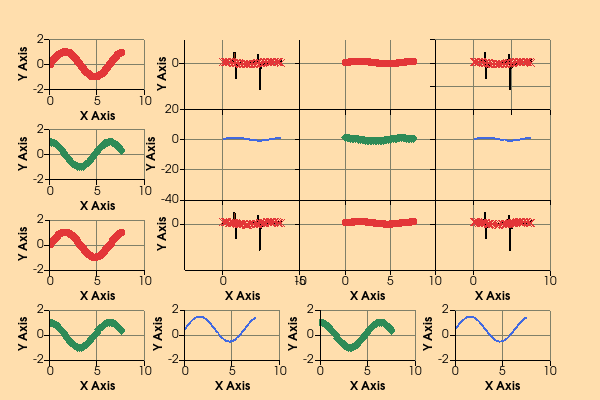

Here is the Python script that generated this plot:
#!/usr/bin/env python
# Demonstrate a 4x4 chart matrix with colored plots using vtkNamedColors.

import math

import vtkmodules.vtkInteractionStyle  # noqa: F401
import vtkmodules.vtkRenderingContextOpenGL2  # noqa: F401
import vtkmodules.vtkRenderingOpenGL2  # noqa: F401

from vtkmodules.vtkChartsCore import vtkChartMatrix, vtkChartXY, vtkPlotPoints
from vtkmodules.vtkCommonColor import vtkNamedColors
from vtkmodules.vtkCommonCore import vtkFloatArray
from vtkmodules.vtkCommonDataModel import vtkTable, vtkVector2f, vtkVector2i
from vtkmodules.vtkRenderingContext2D import vtkContextActor
from vtkmodules.vtkRenderingCore import (
    vtkRenderWindow,
    vtkRenderWindowInteractor,
    vtkRenderer,
)

colors = vtkNamedColors()

# Create a table with some points in it.
table = vtkTable()
arr_x = vtkFloatArray()
arr_x.SetName("X Axis")
table.AddColumn(arr_x)
arr_c = vtkFloatArray()
arr_c.SetName("Cosine")
table.AddColumn(arr_c)
arr_s = vtkFloatArray()
arr_s.SetName("Sine")
table.AddColumn(arr_s)
arr_s2 = vtkFloatArray()
arr_s2.SetName("Sine2")
table.AddColumn(arr_s2)
tangent = vtkFloatArray()
tangent.SetName("Tangent")
table.AddColumn(tangent)

num_points = 42
inc = 7.5 / (num_points - 1)
table.SetNumberOfRows(num_points)
for i in range(num_points):
    table.SetValue(i, 0, i * inc)
    table.SetValue(i, 1, math.cos(i * inc))
    table.SetValue(i, 2, math.sin(i * inc))
    table.SetValue(i, 3, math.sin(i * inc) + 0.5)
    table.SetValue(i, 4, math.tan(i * inc))

m, n = 4, 4
matrix = vtkChartMatrix()
matrix.SetSize(vtkVector2i(m, n))
matrix.SetGutter(vtkVector2f(40, 40))

warm_grey = colors.GetColor3d("warm_grey")
sea_green = colors.GetColor3ub("sea_green")
rose_madder = colors.GetColor3ub("rose_madder")
dark_orange = colors.GetColor3ub("dark_orange")
burnt_sienna = colors.GetColor3ub("burnt_sienna")
royal_blue = colors.GetColor3ub("royal_blue")

# Quadrant (i=0, j=0).
chart_00_ll = matrix.GetChart(vtkVector2i(0, 0))
plot_00_ll = chart_00_ll.AddPlot(vtkChartXY.POINTS)
plot_00_ll.SetInputData(table, 0, 1)
vtkPlotPoints.SafeDownCast(plot_00_ll).SetMarkerStyle(vtkPlotPoints.DIAMOND)
plot_00_ll.GetXAxis().GetGridPen().SetColorF(warm_grey.GetRed(), warm_grey.GetGreen(), warm_grey.GetBlue())
plot_00_ll.GetYAxis().GetGridPen().SetColorF(warm_grey.GetRed(), warm_grey.GetGreen(), warm_grey.GetBlue())
plot_00_ll.SetColor(sea_green.GetRed(), sea_green.GetGreen(), sea_green.GetBlue(), 255)

chart_00_ul = matrix.GetChart(vtkVector2i(0, 1))
plot_00_ul = chart_00_ul.AddPlot(vtkChartXY.POINTS)
plot_00_ul.SetInputData(table, 0, 2)
plot_00_ul.GetXAxis().GetGridPen().SetColorF(warm_grey.GetRed(), warm_grey.GetGreen(), warm_grey.GetBlue())
plot_00_ul.GetYAxis().GetGridPen().SetColorF(warm_grey.GetRed(), warm_grey.GetGreen(), warm_grey.GetBlue())
plot_00_ul.SetColor(rose_madder.GetRed(), rose_madder.GetGreen(), rose_madder.GetBlue(), 255)

chart_00_lr = matrix.GetChart(vtkVector2i(1, 0))
plot_00_lr = chart_00_lr.AddPlot(vtkChartXY.LINE)
plot_00_lr.SetInputData(table, 0, 3)
plot_00_lr.GetXAxis().GetGridPen().SetColorF(warm_grey.GetRed(), warm_grey.GetGreen(), warm_grey.GetBlue())
plot_00_lr.GetYAxis().GetGridPen().SetColorF(warm_grey.GetRed(), warm_grey.GetGreen(), warm_grey.GetBlue())
plot_00_lr.SetColor(dark_orange.GetRed(), dark_orange.GetGreen(), dark_orange.GetBlue(), 255)

chart_00_ur = matrix.GetChart(vtkVector2i(1, 1))
plot_00_ur_bar = chart_00_ur.AddPlot(vtkChartXY.BAR)
plot_00_ur_bar.SetInputData(table, 0, 4)
plot_00_ur_bar.GetXAxis().GetGridPen().SetColorF(warm_grey.GetRed(), warm_grey.GetGreen(), warm_grey.GetBlue())
plot_00_ur_bar.GetYAxis().GetGridPen().SetColorF(warm_grey.GetRed(), warm_grey.GetGreen(), warm_grey.GetBlue())
plot_00_ur_bar.SetColor(burnt_sienna.GetRed(), burnt_sienna.GetGreen(), burnt_sienna.GetBlue(), 255)
plot_00_ur_pts = chart_00_ur.AddPlot(vtkChartXY.POINTS)
plot_00_ur_pts.SetInputData(table, 0, 1)
vtkPlotPoints.SafeDownCast(plot_00_ur_pts).SetMarkerStyle(vtkPlotPoints.CROSS)
plot_00_ur_pts.GetXAxis().GetGridPen().SetColorF(warm_grey.GetRed(), warm_grey.GetGreen(), warm_grey.GetBlue())
plot_00_ur_pts.GetYAxis().GetGridPen().SetColorF(warm_grey.GetRed(), warm_grey.GetGreen(), warm_grey.GetBlue())
plot_00_ur_pts.SetColor(rose_madder.GetRed(), rose_madder.GetGreen(), rose_madder.GetBlue(), 255)

chart_00_lr2 = matrix.GetChart(vtkVector2i(1, 0))
plot_00_lr2a = chart_00_lr2.AddPlot(vtkChartXY.LINE)
plot_00_lr2a.SetInputData(table, 0, 3)
plot_00_lr2a.GetXAxis().GetGridPen().SetColorF(warm_grey.GetRed(), warm_grey.GetGreen(), warm_grey.GetBlue())
plot_00_lr2a.GetYAxis().GetGridPen().SetColorF(warm_grey.GetRed(), warm_grey.GetGreen(), warm_grey.GetBlue())
plot_00_lr2a.SetColor(dark_orange.GetRed(), dark_orange.GetGreen(), dark_orange.GetBlue(), 255)
plot_00_lr2b = chart_00_lr2.AddPlot(vtkChartXY.LINE)
plot_00_lr2b.SetInputData(table, 0, 3)
plot_00_lr2b.GetXAxis().GetGridPen().SetColorF(warm_grey.GetRed(), warm_grey.GetGreen(), warm_grey.GetBlue())
plot_00_lr2b.GetYAxis().GetGridPen().SetColorF(warm_grey.GetRed(), warm_grey.GetGreen(), warm_grey.GetBlue())
plot_00_lr2b.SetColor(royal_blue.GetRed(), royal_blue.GetGreen(), royal_blue.GetBlue(), 255)

# Quadrant (i=0, j=2).
chart_02_ll = matrix.GetChart(vtkVector2i(0, 2))
plot_02_ll = chart_02_ll.AddPlot(vtkChartXY.POINTS)
plot_02_ll.SetInputData(table, 0, 1)
vtkPlotPoints.SafeDownCast(plot_02_ll).SetMarkerStyle(vtkPlotPoints.DIAMOND)
plot_02_ll.GetXAxis().GetGridPen().SetColorF(warm_grey.GetRed(), warm_grey.GetGreen(), warm_grey.GetBlue())
plot_02_ll.GetYAxis().GetGridPen().SetColorF(warm_grey.GetRed(), warm_grey.GetGreen(), warm_grey.GetBlue())
plot_02_ll.SetColor(sea_green.GetRed(), sea_green.GetGreen(), sea_green.GetBlue(), 255)

chart_02_ul = matrix.GetChart(vtkVector2i(0, 3))
plot_02_ul = chart_02_ul.AddPlot(vtkChartXY.POINTS)
plot_02_ul.SetInputData(table, 0, 2)
plot_02_ul.GetXAxis().GetGridPen().SetColorF(warm_grey.GetRed(), warm_grey.GetGreen(), warm_grey.GetBlue())
plot_02_ul.GetYAxis().GetGridPen().SetColorF(warm_grey.GetRed(), warm_grey.GetGreen(), warm_grey.GetBlue())
plot_02_ul.SetColor(rose_madder.GetRed(), rose_madder.GetGreen(), rose_madder.GetBlue(), 255)

chart_02_lr = matrix.GetChart(vtkVector2i(1, 2))
plot_02_lr = chart_02_lr.AddPlot(vtkChartXY.LINE)
plot_02_lr.SetInputData(table, 0, 3)
plot_02_lr.GetXAxis().GetGridPen().SetColorF(warm_grey.GetRed(), warm_grey.GetGreen(), warm_grey.GetBlue())
plot_02_lr.GetYAxis().GetGridPen().SetColorF(warm_grey.GetRed(), warm_grey.GetGreen(), warm_grey.GetBlue())
plot_02_lr.SetColor(dark_orange.GetRed(), dark_orange.GetGreen(), dark_orange.GetBlue(), 255)

chart_02_ur = matrix.GetChart(vtkVector2i(1, 3))
plot_02_ur_bar = chart_02_ur.AddPlot(vtkChartXY.BAR)
plot_02_ur_bar.SetInputData(table, 0, 4)
plot_02_ur_bar.GetXAxis().GetGridPen().SetColorF(warm_grey.GetRed(), warm_grey.GetGreen(), warm_grey.GetBlue())
plot_02_ur_bar.GetYAxis().GetGridPen().SetColorF(warm_grey.GetRed(), warm_grey.GetGreen(), warm_grey.GetBlue())
plot_02_ur_bar.SetColor(burnt_sienna.GetRed(), burnt_sienna.GetGreen(), burnt_sienna.GetBlue(), 255)
plot_02_ur_pts = chart_02_ur.AddPlot(vtkChartXY.POINTS)
plot_02_ur_pts.SetInputData(table, 0, 1)
vtkPlotPoints.SafeDownCast(plot_02_ur_pts).SetMarkerStyle(vtkPlotPoints.CROSS)
plot_02_ur_pts.GetXAxis().GetGridPen().SetColorF(warm_grey.GetRed(), warm_grey.GetGreen(), warm_grey.GetBlue())
plot_02_ur_pts.GetYAxis().GetGridPen().SetColorF(warm_grey.GetRed(), warm_grey.GetGreen(), warm_grey.GetBlue())
plot_02_ur_pts.SetColor(rose_madder.GetRed(), rose_madder.GetGreen(), rose_madder.GetBlue(), 255)

chart_02_lr2 = matrix.GetChart(vtkVector2i(1, 2))
plot_02_lr2a = chart_02_lr2.AddPlot(vtkChartXY.LINE)
plot_02_lr2a.SetInputData(table, 0, 3)
plot_02_lr2a.GetXAxis().GetGridPen().SetColorF(warm_grey.GetRed(), warm_grey.GetGreen(), warm_grey.GetBlue())
plot_02_lr2a.GetYAxis().GetGridPen().SetColorF(warm_grey.GetRed(), warm_grey.GetGreen(), warm_grey.GetBlue())
plot_02_lr2a.SetColor(dark_orange.GetRed(), dark_orange.GetGreen(), dark_orange.GetBlue(), 255)
plot_02_lr2b = chart_02_lr2.AddPlot(vtkChartXY.LINE)
plot_02_lr2b.SetInputData(table, 0, 3)
plot_02_lr2b.GetXAxis().GetGridPen().SetColorF(warm_grey.GetRed(), warm_grey.GetGreen(), warm_grey.GetBlue())
plot_02_lr2b.GetYAxis().GetGridPen().SetColorF(warm_grey.GetRed(), warm_grey.GetGreen(), warm_grey.GetBlue())
plot_02_lr2b.SetColor(royal_blue.GetRed(), royal_blue.GetGreen(), royal_blue.GetBlue(), 255)

# Quadrant (i=2, j=0).
chart_20_ll = matrix.GetChart(vtkVector2i(2, 0))
plot_20_ll = chart_20_ll.AddPlot(vtkChartXY.POINTS)
plot_20_ll.SetInputData(table, 0, 1)
vtkPlotPoints.SafeDownCast(plot_20_ll).SetMarkerStyle(vtkPlotPoints.DIAMOND)
plot_20_ll.GetXAxis().GetGridPen().SetColorF(warm_grey.GetRed(), warm_grey.GetGreen(), warm_grey.GetBlue())
plot_20_ll.GetYAxis().GetGridPen().SetColorF(warm_grey.GetRed(), warm_grey.GetGreen(), warm_grey.GetBlue())
plot_20_ll.SetColor(sea_green.GetRed(), sea_green.GetGreen(), sea_green.GetBlue(), 255)

chart_20_ul = matrix.GetChart(vtkVector2i(2, 1))
plot_20_ul = chart_20_ul.AddPlot(vtkChartXY.POINTS)
plot_20_ul.SetInputData(table, 0, 2)
plot_20_ul.GetXAxis().GetGridPen().SetColorF(warm_grey.GetRed(), warm_grey.GetGreen(), warm_grey.GetBlue())
plot_20_ul.GetYAxis().GetGridPen().SetColorF(warm_grey.GetRed(), warm_grey.GetGreen(), warm_grey.GetBlue())
plot_20_ul.SetColor(rose_madder.GetRed(), rose_madder.GetGreen(), rose_madder.GetBlue(), 255)

chart_20_lr = matrix.GetChart(vtkVector2i(3, 0))
plot_20_lr = chart_20_lr.AddPlot(vtkChartXY.LINE)
plot_20_lr.SetInputData(table, 0, 3)
plot_20_lr.GetXAxis().GetGridPen().SetColorF(warm_grey.GetRed(), warm_grey.GetGreen(), warm_grey.GetBlue())
plot_20_lr.GetYAxis().GetGridPen().SetColorF(warm_grey.GetRed(), warm_grey.GetGreen(), warm_grey.GetBlue())
plot_20_lr.SetColor(dark_orange.GetRed(), dark_orange.GetGreen(), dark_orange.GetBlue(), 255)

chart_20_ur = matrix.GetChart(vtkVector2i(3, 1))
plot_20_ur_bar = chart_20_ur.AddPlot(vtkChartXY.BAR)
plot_20_ur_bar.SetInputData(table, 0, 4)
plot_20_ur_bar.GetXAxis().GetGridPen().SetColorF(warm_grey.GetRed(), warm_grey.GetGreen(), warm_grey.GetBlue())
plot_20_ur_bar.GetYAxis().GetGridPen().SetColorF(warm_grey.GetRed(), warm_grey.GetGreen(), warm_grey.GetBlue())
plot_20_ur_bar.SetColor(burnt_sienna.GetRed(), burnt_sienna.GetGreen(), burnt_sienna.GetBlue(), 255)
plot_20_ur_pts = chart_20_ur.AddPlot(vtkChartXY.POINTS)
plot_20_ur_pts.SetInputData(table, 0, 1)
vtkPlotPoints.SafeDownCast(plot_20_ur_pts).SetMarkerStyle(vtkPlotPoints.CROSS)
plot_20_ur_pts.GetXAxis().GetGridPen().SetColorF(warm_grey.GetRed(), warm_grey.GetGreen(), warm_grey.GetBlue())
plot_20_ur_pts.GetYAxis().GetGridPen().SetColorF(warm_grey.GetRed(), warm_grey.GetGreen(), warm_grey.GetBlue())
plot_20_ur_pts.SetColor(rose_madder.GetRed(), rose_madder.GetGreen(), rose_madder.GetBlue(), 255)

chart_20_lr2 = matrix.GetChart(vtkVector2i(3, 0))
plot_20_lr2a = chart_20_lr2.AddPlot(vtkChartXY.LINE)
plot_20_lr2a.SetInputData(table, 0, 3)
plot_20_lr2a.GetXAxis().GetGridPen().SetColorF(warm_grey.GetRed(), warm_grey.GetGreen(), warm_grey.GetBlue())
plot_20_lr2a.GetYAxis().GetGridPen().SetColorF(warm_grey.GetRed(), warm_grey.GetGreen(), warm_grey.GetBlue())
plot_20_lr2a.SetColor(dark_orange.GetRed(), dark_orange.GetGreen(), dark_orange.GetBlue(), 255)
plot_20_lr2b = chart_20_lr2.AddPlot(vtkChartXY.LINE)
plot_20_lr2b.SetInputData(table, 0, 3)
plot_20_lr2b.GetXAxis().GetGridPen().SetColorF(warm_grey.GetRed(), warm_grey.GetGreen(), warm_grey.GetBlue())
plot_20_lr2b.GetYAxis().GetGridPen().SetColorF(warm_grey.GetRed(), warm_grey.GetGreen(), warm_grey.GetBlue())
plot_20_lr2b.SetColor(royal_blue.GetRed(), royal_blue.GetGreen(), royal_blue.GetBlue(), 255)

# Quadrant (i=2, j=2).
chart_22_ll = matrix.GetChart(vtkVector2i(2, 2))
plot_22_ll = chart_22_ll.AddPlot(vtkChartXY.POINTS)
plot_22_ll.SetInputData(table, 0, 1)
vtkPlotPoints.SafeDownCast(plot_22_ll).SetMarkerStyle(vtkPlotPoints.DIAMOND)
plot_22_ll.GetXAxis().GetGridPen().SetColorF(warm_grey.GetRed(), warm_grey.GetGreen(), warm_grey.GetBlue())
plot_22_ll.GetYAxis().GetGridPen().SetColorF(warm_grey.GetRed(), warm_grey.GetGreen(), warm_grey.GetBlue())
plot_22_ll.SetColor(sea_green.GetRed(), sea_green.GetGreen(), sea_green.GetBlue(), 255)

chart_22_ul = matrix.GetChart(vtkVector2i(2, 3))
plot_22_ul = chart_22_ul.AddPlot(vtkChartXY.POINTS)
plot_22_ul.SetInputData(table, 0, 2)
plot_22_ul.GetXAxis().GetGridPen().SetColorF(warm_grey.GetRed(), warm_grey.GetGreen(), warm_grey.GetBlue())
plot_22_ul.GetYAxis().GetGridPen().SetColorF(warm_grey.GetRed(), warm_grey.GetGreen(), warm_grey.GetBlue())
plot_22_ul.SetColor(rose_madder.GetRed(), rose_madder.GetGreen(), rose_madder.GetBlue(), 255)

chart_22_lr = matrix.GetChart(vtkVector2i(3, 2))
plot_22_lr = chart_22_lr.AddPlot(vtkChartXY.LINE)
plot_22_lr.SetInputData(table, 0, 3)
plot_22_lr.GetXAxis().GetGridPen().SetColorF(warm_grey.GetRed(), warm_grey.GetGreen(), warm_grey.GetBlue())
plot_22_lr.GetYAxis().GetGridPen().SetColorF(warm_grey.GetRed(), warm_grey.GetGreen(), warm_grey.GetBlue())
plot_22_lr.SetColor(dark_orange.GetRed(), dark_orange.GetGreen(), dark_orange.GetBlue(), 255)

chart_22_ur = matrix.GetChart(vtkVector2i(3, 3))
plot_22_ur_bar = chart_22_ur.AddPlot(vtkChartXY.BAR)
plot_22_ur_bar.SetInputData(table, 0, 4)
plot_22_ur_bar.GetXAxis().GetGridPen().SetColorF(warm_grey.GetRed(), warm_grey.GetGreen(), warm_grey.GetBlue())
plot_22_ur_bar.GetYAxis().GetGridPen().SetColorF(warm_grey.GetRed(), warm_grey.GetGreen(), warm_grey.GetBlue())
plot_22_ur_bar.SetColor(burnt_sienna.GetRed(), burnt_sienna.GetGreen(), burnt_sienna.GetBlue(), 255)
plot_22_ur_pts = chart_22_ur.AddPlot(vtkChartXY.POINTS)
plot_22_ur_pts.SetInputData(table, 0, 1)
vtkPlotPoints.SafeDownCast(plot_22_ur_pts).SetMarkerStyle(vtkPlotPoints.CROSS)
plot_22_ur_pts.GetXAxis().GetGridPen().SetColorF(warm_grey.GetRed(), warm_grey.GetGreen(), warm_grey.GetBlue())
plot_22_ur_pts.GetYAxis().GetGridPen().SetColorF(warm_grey.GetRed(), warm_grey.GetGreen(), warm_grey.GetBlue())
plot_22_ur_pts.SetColor(rose_madder.GetRed(), rose_madder.GetGreen(), rose_madder.GetBlue(), 255)

chart_22_lr2 = matrix.GetChart(vtkVector2i(3, 2))
plot_22_lr2a = chart_22_lr2.AddPlot(vtkChartXY.LINE)
plot_22_lr2a.SetInputData(table, 0, 3)
plot_22_lr2a.GetXAxis().GetGridPen().SetColorF(warm_grey.GetRed(), warm_grey.GetGreen(), warm_grey.GetBlue())
plot_22_lr2a.GetYAxis().GetGridPen().SetColorF(warm_grey.GetRed(), warm_grey.GetGreen(), warm_grey.GetBlue())
plot_22_lr2a.SetColor(dark_orange.GetRed(), dark_orange.GetGreen(), dark_orange.GetBlue(), 255)
plot_22_lr2b = chart_22_lr2.AddPlot(vtkChartXY.LINE)
plot_22_lr2b.SetInputData(table, 0, 3)
plot_22_lr2b.GetXAxis().GetGridPen().SetColorF(warm_grey.GetRed(), warm_grey.GetGreen(), warm_grey.GetBlue())
plot_22_lr2b.GetYAxis().GetGridPen().SetColorF(warm_grey.GetRed(), warm_grey.GetGreen(), warm_grey.GetBlue())
plot_22_lr2b.SetColor(royal_blue.GetRed(), royal_blue.GetGreen(), royal_blue.GetBlue(), 255)

matrix.LabelOuter(vtkVector2i(1, 1), vtkVector2i(m - 1, n - 1))

# Context actor and scene wiring.
context_actor = vtkContextActor()
context_actor.GetScene().AddItem(matrix)

# Renderer
renderer = vtkRenderer()
bg = colors.GetColor3d("navajo_white")
renderer.SetBackground(bg.GetRed(), bg.GetGreen(), bg.GetBlue())
context_actor.GetScene().SetRenderer(renderer)
renderer.AddActor(context_actor)

# Window
render_window = vtkRenderWindow()
render_window.SetSize(600, 400)
render_window.SetMultiSamples(0)
render_window.AddRenderer(renderer)
render_window.SetWindowName("chart matrix colored")

# Interactor
interactor = vtkRenderWindowInteractor()
interactor.SetRenderWindow(render_window)

interactor.Initialize()
interactor.Start()
